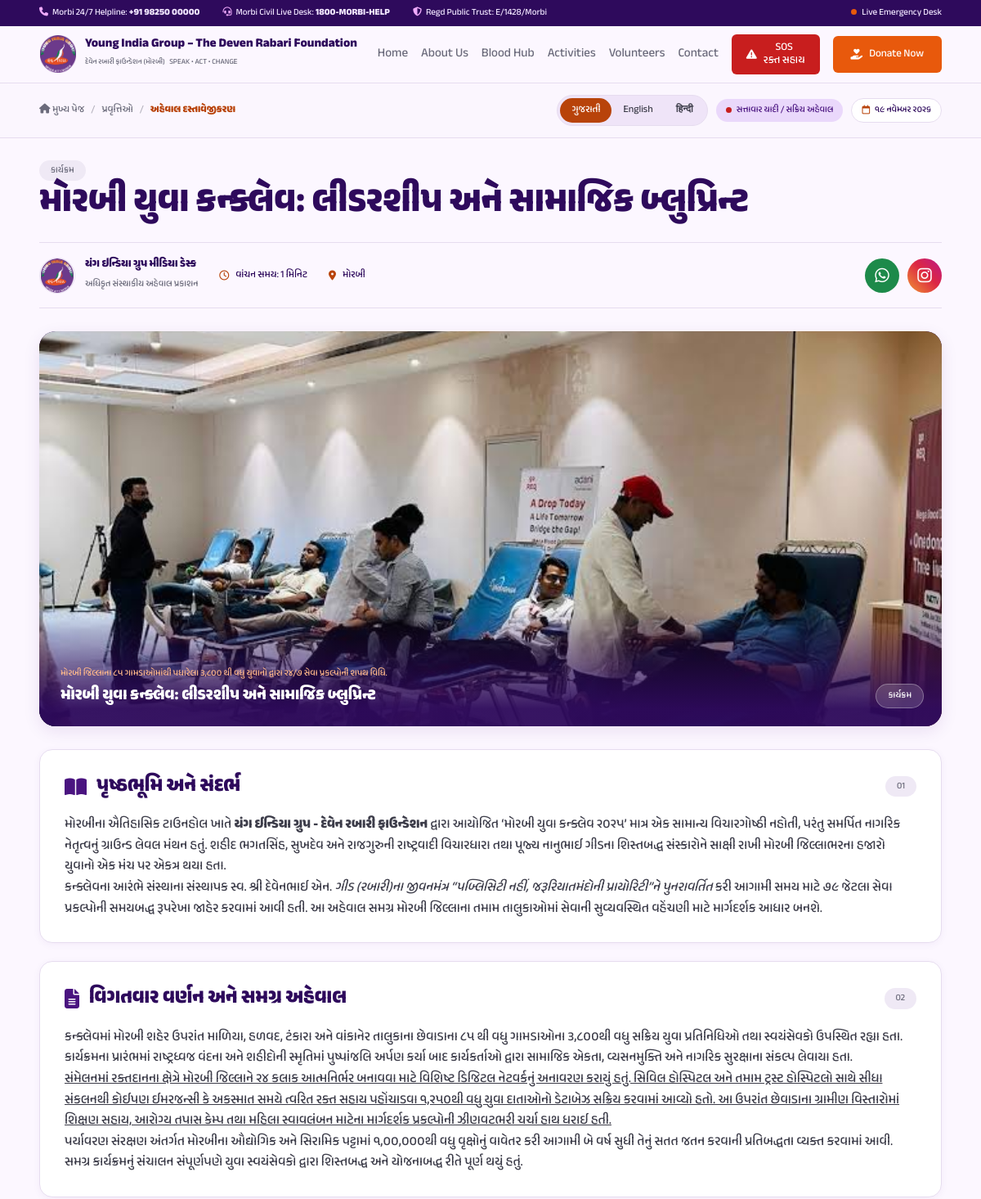
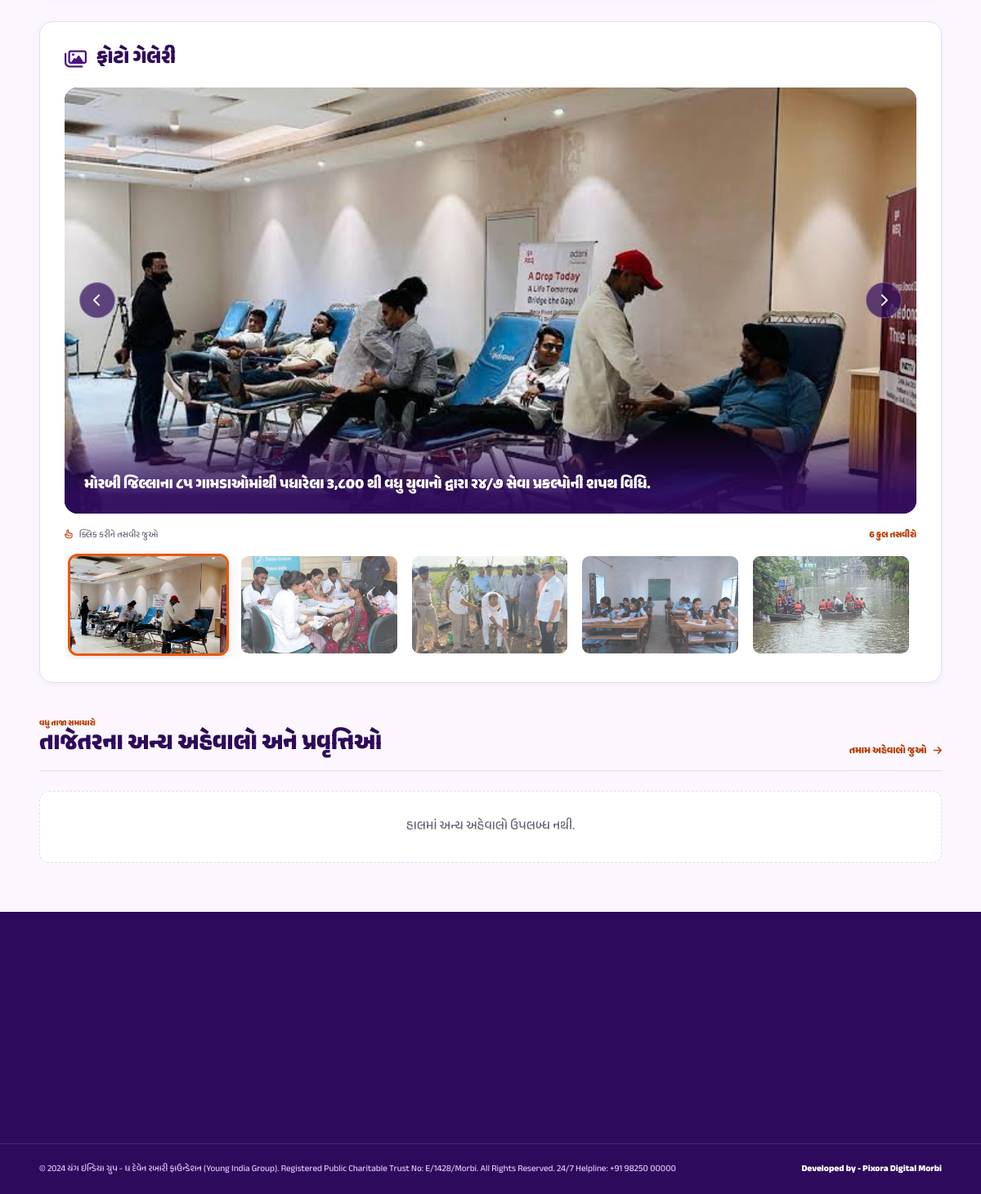
Screenshot of /activity/template.php?id=1 with the database file from the repository (2 pictures, top to bottom).
### tables this page shows
CREATE TABLE `activities` (
  `id` int UNSIGNED NOT NULL,
  `title` varchar(200) NOT NULL,
  `category` enum('Event','Donation & Charity','Blood Drive','Medical Camp','Education','Environment','Awareness') NOT NULL,
  `area` varchar(60) NOT NULL COMMENT 'Area / Taluka',
  `activity_date` date NOT NULL,
  `status` enum('Published','Draft','Unpublished') NOT NULL DEFAULT 'Draft',
  `featured_image` varchar(255) DEFAULT NULL,
  `description` mediumtext NOT NULL COMMENT 'HTML from the rich text editor. Clean it on the server before saving.',
  `created_by` int UNSIGNED DEFAULT NULL,
  `created_at` timestamp NOT NULL DEFAULT CURRENT_TIMESTAMP,
  `updated_at` timestamp NOT NULL DEFAULT CURRENT_TIMESTAMP ON UPDATE CURRENT_TIMESTAMP
);

CREATE TABLE `activity_translations` (
  `id` int UNSIGNED NOT NULL,
  `activity_id` int UNSIGNED NOT NULL,
  `language` enum('gu','en','hi') NOT NULL,
  `title` varchar(200) NOT NULL,
  `short_description` text,
  `context_background` mediumtext,
  `description` mediumtext NOT NULL,
  `image_caption` varchar(255) DEFAULT NULL,
  `created_at` timestamp NOT NULL DEFAULT CURRENT_TIMESTAMP,
  `updated_at` timestamp NOT NULL DEFAULT CURRENT_TIMESTAMP ON UPDATE CURRENT_TIMESTAMP
);

### activity/template.php (the view, shortened to what the rows shown need)
<?php
$pdo = db();
function detailEscape($value): string
{
    return htmlspecialchars(
        (string) ($value ?? ''),
        ENT_QUOTES | ENT_SUBSTITUTE,
        'UTF-8'
    );
}
function detailAssetUrl(?string $path): string
{
    $path = trim((string) $path);
    return '../' . ltrim($path, '/');
}
function detailCategoryGujarati(string $category): string
{
    return match ($category) {
        'Event' => 'કાર્યક્રમ',
        'Donation & Charity' => 'દાન અને સેવાકાર્ય',
        'Blood Drive' => 'રક્તદાન શિબિર',
        'Medical Camp' => 'આરોગ્ય શિબિર',
        'Education' => 'શિક્ષણ',
        'Environment' => 'પર્યાવરણ',
        'Awareness' => 'જાગૃતિ',
        default => 'સમુદાય સેવા',
    };
}
function detailCategoryLabel(string $category, string $language): string
{
    if ($language === 'gu') {
        return detailCategoryGujarati($category);
    }
    $labels = [
        'en' => [
            'Event' => 'Event',
            'Donation & Charity' => 'Donation & Charity',
            'Blood Drive' => 'Blood Drive',
            'Medical Camp' => 'Medical Camp',
            'Education' => 'Education',
            'Environment' => 'Environment',
            'Awareness' => 'Awareness',
        ],
        'hi' => [
            'Event' => 'कार्यक्रम',
            'Donation & Charity' => 'दान और सेवा',
            'Blood Drive' => 'रक्तदान शिविर',
            'Medical Camp' => 'चिकित्सा शिविर',
            'Education' => 'शिक्षा',
            'Environment' => 'पर्यावरण',
            'Awareness' => 'जागरूकता',
        ],
    ];
    return $labels[$language][$category] ?? $category;
}
function detailAreaLabel(string $area, string $language): string
{
    $areaKey = strtolower(trim($area));
    $labels = [
        'morbi' => ['gu' => 'મોરબી', 'en' => 'Morbi', 'hi' => 'मोरबी'],
        'shanala' => ['gu' => 'શનાળા', 'en' => 'Shanala', 'hi' => 'शनाला'],
        'wankaner' => ['gu' => 'વાંકાનેર', 'en' => 'Wankaner', 'hi' => 'वांकानेर'],
        'maliya' => ['gu' => 'માળિયા', 'en' => 'Maliya', 'hi' => 'मालिया'],
        'tankara' => ['gu' => 'ટંકારા', 'en' => 'Tankara', 'hi' => 'टंकारा'],
        'halvad' => ['gu' => 'હળવદ', 'en' => 'Halvad', 'hi' => 'हलवद'],
    ];
    foreach ($labels as $key => $translations) {
        if (str_contains($areaKey, $key)) {
            return $translations[$language] ?? $area;
        }
    }
    return $area;
}
function detailDate(string $date, string $language): string
{
    try {
        $dateObject = new DateTimeImmutable($date);
    } catch (Throwable $e) {
        return $date;
    }
    $monthNames = [
        'gu' => [
            1 => 'જાન્યુઆરી', 2 => 'ફેબ્રુઆરી', 3 => 'માર્ચ',
            4 => 'એપ્રિલ', 5 => 'મે', 6 => 'જૂન',
            7 => 'જુલાઈ', 8 => 'ઓગસ્ટ', 9 => 'સપ્ટેમ્બર',
            10 => 'ઓક્ટોબર', 11 => 'નવેમ્બર', 12 => 'ડિસેમ્બર',
        ],
        'en' => [
            1 => 'January', 2 => 'February', 3 => 'March',
            4 => 'April', 5 => 'May', 6 => 'June',
            7 => 'July', 8 => 'August', 9 => 'September',
            10 => 'October', 11 => 'November', 12 => 'December',
        ],
        'hi' => [
            1 => 'जनवरी', 2 => 'फ़रवरी', 3 => 'मार्च',
            4 => 'अप्रैल', 5 => 'मई', 6 => 'जून',
            7 => 'जुलाई', 8 => 'अगस्त', 9 => 'सितंबर',
            10 => 'अक्टूबर', 11 => 'नवंबर', 12 => 'दिसंबर',
        ],
    ];
    $dateText = $dateObject->format('j') . ' '
        . ($monthNames[$language][(int) $dateObject->format('n')] ?? '')
        . ' ' . $dateObject->format('Y');
    if ($language === 'gu') {
        return strtr($dateText, [
            '0' => '૦', '1' => '૧', '2' => '૨', '3' => '૩', '4' => '૪',
            '5' => '૫', '6' => '૬', '7' => '૭', '8' => '૮', '9' => '૯',
        ]);
    }
    return $dateText;
}
function detailSafeHtml(string $html): string
{
    $allowedTags = [
        'p', 'br', 'strong', 'b', 'em', 'i', 'u', 'ul', 'ol', 'li',
        'h2', 'h3', 'h4', 'blockquote', 'a', 'hr',
    ];
    $document = new DOMDocument('1.0', 'UTF-8');
    $previousSetting = libxml_use_internal_errors(true);
    $document->loadHTML(
        '<?xml encoding="UTF-8"><div id="detail-content">' . $html . '</div>',
        LIBXML_HTML_NOIMPLIED | LIBXML_HTML_NODEFDTD
    );
    $root = $document->getElementById('detail-content');
    $renderNode = static function (DOMNode $node) use (&$renderNode, $allowedTags): string {
        if ($node instanceof DOMText) {
            return htmlspecialchars(
                $node->nodeValue ?? '',
                ENT_QUOTES | ENT_SUBSTITUTE,
                'UTF-8'
            );
        }
        if (!$node instanceof DOMElement) {
            $output = '';
            foreach ($node->childNodes as $child) {
                $output .= $renderNode($child);
            }
            return $output;
        }
        $tag = strtolower($node->tagName);
        if (!in_array($tag, $allowedTags, true)) {
            $output = '';
            foreach ($node->childNodes as $child) {
                $output .= $renderNode($child);
            }
            return $output;
        }
        $attributes = '';
        if ($tag === 'a') {
            $href = trim($node->getAttribute('href'));
            $scheme = strtolower((string) parse_url($href, PHP_URL_SCHEME));
            if (
                $href !== ''
                && (
                    $scheme === ''
                    || in_array($scheme, ['http', 'https', 'mailto'], true)
                )
            ) {
                $attributes = ' href="' . htmlspecialchars(
                    $href,
                    ENT_QUOTES | ENT_SUBSTITUTE,
                    'UTF-8'
                ) . '" rel="noopener noreferrer"';
            }
        }
        if ($tag === 'br' || $tag === 'hr') {
            return '<' . $tag . '>';
        }
        $content = '';
        foreach ($node->childNodes as $child) {
            $content .= $renderNode($child);
        }
        return '<' . $tag . $attributes . '>' . $content . '</' . $tag . '>';
    };
    $output = '';
    foreach ($root->childNodes as $child) {
        $output .= $renderNode($child);
    }
    return $output;
}
function detailPlainText(string $html): string
{
    $text = html_entity_decode(
        strip_tags($html),
        ENT_QUOTES | ENT_HTML5,
        'UTF-8'
    );
    return trim(preg_replace('/\s+/u', ' ', $text) ?? $text);
}
function detailTranslationValue(array $translation, string $key): string
{
    return trim((string) ($translation[$key] ?? ''));
}
$activityId = filter_var(
    $_GET['id'] ?? null,
    FILTER_VALIDATE_INT,
    ['options' => ['min_range' => 1]]
);
$requestedLanguage = strtolower(trim((string) ($_GET['lang'] ?? 'gu')));
try {
    $activityStmt = $pdo->prepare(
        "SELECT
            id,
            title,
            category,
            area,
            activity_date,
            featured_image,
            status
         FROM activities
         WHERE id = :id
           AND status = 'Published'
         LIMIT 1"
    );
    $activityStmt->execute([':id' => $activityId]);
    $activity = $activityStmt->fetch(PDO::FETCH_ASSOC);
    $translationStmt = $pdo->prepare(
        "SELECT
            language,
            title,
            short_description,
            context_background,
            description,
            image_caption
         FROM activity_translations
         WHERE activity_id = :activity_id"
    );
    $translationStmt->execute([':activity_id' => $activityId]);
    $translations = [];
    foreach ($translationStmt->fetchAll(PDO::FETCH_ASSOC) as $translation) {
        $translations[$translation['language']] = $translation;
    }
    if (isset($translations[$requestedLanguage])) {
        $activeLanguage = $requestedLanguage;
    } elseif (isset($translations['gu'])) {
        $activeLanguage = 'gu';
    } else {
        $activeLanguage = (string) array_key_first($translations);
    }
    $translation = $translations[$activeLanguage];
    $galleryStmt = $pdo->prepare(
        "SELECT image_path
         FROM activity_gallery_images
         WHERE activity_id = :activity_id
         ORDER BY sort_order ASC, id ASC"
    );
    $galleryStmt->execute([':activity_id' => $activityId]);
    $galleryImages = $galleryStmt->fetchAll(PDO::FETCH_COLUMN);
} catch (Throwable $e) {
    error_log('Activity detail page error: ' . $e->getMessage());
    http_response_code(500);
    exit('Unable to load this activity right now.');
}
$title = detailTranslationValue($translation, 'title');
$contextHtml = detailTranslationValue($translation, 'context_background');
$descriptionHtml = detailTranslationValue($translation, 'description');
$imageCaption = detailTranslationValue($translation, 'image_caption');
$coverImage = detailAssetUrl(
    (string) ($activity['featured_image'] ?? '')
);
$languageNames = [
    'gu' => 'ગુજરાતી',
    'en' => 'English',
    'hi' => 'हिन्दी',
];
$labels = $labelText[$activeLanguage] ?? $labelText['gu'];
$contextContent = $contextHtml !== ''
    ? detailSafeHtml($contextHtml)
    : '<p>' . detailEscape($labels['no_context']) . '</p>';
$descriptionContent = $descriptionHtml !== ''
    ? detailSafeHtml($descriptionHtml)
    : '<p>' . detailEscape($labels['no_description']) . '</p>';
$plainDescription = detailPlainText($descriptionHtml);
$wordCount = str_word_count($plainDescription);
$readMinutes = max(1, (int) ceil($wordCount / 180));
$scheme = (
    (!empty($_SERVER['HTTPS']) && $_SERVER['HTTPS'] !== 'off')
    || (($_SERVER['HTTP_X_FORWARDED_PROTO'] ?? '') === 'https')
) ? 'https' : 'http';
$host = (string) ($_SERVER['HTTP_HOST'] ?? '');
$currentUrl = $scheme . '://' . $host
    . strtok((string) ($_SERVER['REQUEST_URI'] ?? '/activity/template.php'), '?')
    . '?id=' . (int) $activityId
    . '&lang=' . rawurlencode($activeLanguage);
$shareText = $title . ' — ' . $currentUrl;
$whatsappUrl = 'https://wa.me/?text=' . rawurlencode($shareText);
?>
<!DOCTYPE html>
<html lang="<?= detailEscape($activeLanguage) ?>" data-lang="<?= detailEscape($activeLanguage) ?>">
<head>
  <link rel="stylesheet" href="https://cdnjs.cloudflare.com/ajax/libs/font-awesome/6.5.2/css/all.min.css">
  <link rel="stylesheet" href="../assets/css/style.css">
  <link rel="stylesheet" href="css/activity-detail.css">
</head>
<body>
<main class="actd">
  <div class="actd-bar">
    <div class="container actd-bar__inner">
      <div class="actd-bar__right">
        <div class="actd-langs" role="group" aria-label="Language">
          <?php foreach ($languageNames as $languageCode => $languageName): ?>
            <a
              class="actd-lang <?= $activeLanguage === $languageCode ? 'is-active' : '' ?>"
              href="template.php?id=<?= (int) $activityId ?>&amp;lang=<?= detailEscape($languageCode) ?>"
              lang="<?= detailEscape($languageCode) ?>"
              <?= $activeLanguage === $languageCode ? 'aria-current="page"' : '' ?>
            ><?= detailEscape($languageName) ?></a>
          <?php endforeach; ?>
        </div>
        <span class="actd-status">
          <i></i> <?= detailEscape($labels['official']) ?>
        </span>
        <span class="actd-meta-chip">
          <i class="fa-regular fa-calendar"></i>
          <?= detailEscape(detailDate((string) $activity['activity_date'], $activeLanguage)) ?>
        </span>
      </div>
    </div>
  </div>
  <header class="container actd-head">
    <span class="actd-tag"><?= detailEscape(detailCategoryLabel((string) $activity['category'], $activeLanguage)) ?></span>
    <h1 class="actd-title"><?= detailEscape($title) ?></h1>
    <div class="actd-byline">
      <div class="actd-author">
        <img src="../assets/logo.png" alt="" width="44" height="44">
        <div>
        </div>
      </div>
      <span class="actd-info">
        <i class="fa-regular fa-clock"></i>
        <?= detailEscape($labels['read_time']) ?>: <?= (int) $readMinutes ?> <?= detailEscape($labels['minutes']) ?>
      </span>
      <span class="actd-info">
        <i class="fa-solid fa-location-dot"></i>
        <?= detailEscape(detailAreaLabel((string) $activity['area'], $activeLanguage)) ?>
      </span>
      <div class="actd-share">
        <a
          class="actd-share__btn actd-share__btn--wa"
          id="shareWhatsapp"
          href="<?= detailEscape($whatsappUrl) ?>"
          target="_blank"
          rel="noopener noreferrer"
          aria-label="Share on WhatsApp"
          title="WhatsApp"
        ><i class="fa-brands fa-whatsapp"></i></a>
        <button
          type="button"
          class="actd-share__btn actd-share__btn--ig"
          id="shareInstagram"
          aria-label="Copy link to share on Instagram"
          title="Copy link for Instagram"
          data-copy-success="<?= detailEscape($labels['copy_success']) ?>"
          data-copy-error="<?= detailEscape($labels['copy_error']) ?>"
          data-share-url="<?= detailEscape($currentUrl) ?>"
        ><i class="fa-brands fa-instagram"></i></button>
      </div>
    </div>
  </header>
  <section class="container">
    <figure class="actd-cover">
      <img src="<?= detailEscape($coverImage) ?>" alt="<?= detailEscape($title) ?>">
      <figcaption>
        <?php if ($imageCaption !== ''): ?>
          <small><?= detailEscape($imageCaption) ?></small>
        <?php endif; ?>
        <strong><?= detailEscape($title) ?></strong>
      </figcaption>
      <span class="actd-cover__credit"><?= detailEscape(detailCategoryLabel((string) $activity['category'], $activeLanguage)) ?></span>
    </figure>
  </section>
  <div class="container actd-article">
    <section class="actd-card">
      <div class="actd-card__head">
        <h2><i class="fa-solid fa-book-open"></i> <?= detailEscape($labels['context']) ?></h2>
        <span class="actd-tag">01</span>
      </div>
      <div class="actd-prose" lang="<?= detailEscape($activeLanguage) ?>">
        <?= $contextContent ?>
      </div>
    </section>
    <section class="actd-card">
      <div class="actd-card__head">
        <h2><i class="fa-solid fa-file-lines"></i> <?= detailEscape($labels['description']) ?></h2>
        <span class="actd-tag">02</span>
      </div>
      <div class="actd-prose" lang="<?= detailEscape($activeLanguage) ?>">
        <?= $descriptionContent ?>
      </div>
    </section>
  </div>
  <?php if ($galleryImages): ?>
    <section class="container">
      <div
        class="actd-card actd-gallery"
        id="actdGallery"
        data-photo-label="<?= detailEscape($labels['photo']) ?>"
      >
        <div class="actd-card__head">
          <h2><i class="fa-regular fa-images"></i> <?= detailEscape($labels['gallery']) ?></h2>
        </div>
      </div>
    </section>
  <?php endif; ?>
  <section class="container actd-related" id="actdRelated">
    <div class="actd-related__head">
      <div>
        <h2><?= detailEscape($labels['related']) ?></h2>
      </div>
    </div>
  </section>
</main>
</body>
</html>

### rows the page displays
activities: activity_date "૧૯ નવેમ્બર ૨૦૨૬", category "કાર્યક્રમ", area "મોરબી", featured_image (picture)
activity_translations: title "મોરબી યુવા કન્ક્લેવ: લીડરશીપ અને સામાજિક બ્લુપ્રિન્ટ", description "1", image_caption "મોરબી જિલ્લાના ૮૫ ગામડાઓમાંથી પધારેલા ૩,૮૦૦ થી વધુ યુવાનો દ્વારા ૨૪/૭ સેવા પ્રકલ્પોની શપથ વિધિ.", context_background "મોરબીના ઐતિહાસિક ટાઉનહોલ ખાતે યંગ ઈન્ડિયા ગ્રુપ - દેવેન રબારી ફાઉન્ડેશન દ્વારા આયોજિત ‘મોરબી યુવા કન્ક્લેવ ૨૦૨૫’ માત્ર એક સામાન્ય વિચારગોષ્ઠી નહોતી, પરંતુ સમર્પિત નાગરિક નેતૃત્વનું ગ્રાઉન્ડ લેવલ મંથન હતું. શહીદ ભગતસિંહ, સુખદેવ અને રાજગુરુની રાષ્ટ્રવાદી વિચારધારા તથા પૂજ્ય નાનુભાઈ ગીડના શિસ્તબદ્ધ સંસ્કારોને સાક્ષી રાખી મોરબી જિલ્લાભરના હજારો યુવાનો એક મંચ પર એકત્ર થયા હતા. કન્ક્લેવના આરંભે સંસ્થાના સંસ્થાપક સ્વ. શ્રી દેવેનભાઈ એન. ગીડ (રબારી)ના જીવનમંત્ર “પબ્લિસિટી નહીં, જરૂરિયાતમંદોની પ્રાયોરિટી”ને પુનરાવર્તિત કરી આગામી સમય માટે ૭૯ જેટલા સેવા પ્રકલ્પોની સમયબદ્ધ રૂપરેખા જાહેર કરવામાં આવી હતી. આ અહેવાલ સમગ્ર મોરબી જિલ્લાના તમામ તાલુકાઓમાં સેવાની સુવ્યવસ્થિત વહેંચણી માટે માર્ગદર્શક આધાર બનશે.", description "કન્ક્લેવમાં મોરબી શહેર ઉપરાંત માળિયા, હળવદ, ટંકારા અને વાંકાનેર તાલુકાના છેવાડાના ૮૫ થી વધુ ગામડાઓના ૩,૮૦૦થી વધુ સક્રિય યુવા પ્રતિનિધિઓ તથા સ્વયંસેવકો ઉપસ્થિત રહ્યા હતા. કાર્યક્રમના પ્રારંભમાં રાષ્ટ્રધ્વજ વંદના અને શહીદોની સ્મૃતિમાં પુષ્પાંજલિ અર્પણ કર્યા બાદ કાર્યકર્તાઓ દ્વારા સામાજિક એકતા, વ્યસનમુક્તિ અને નાગરિક સુરક્ષાના સંકલ્પ લેવાયા હતા. સંમેલનમાં રક્તદાનના ક્ષેત્રે મોરબી જિલ્લાને ૨૪ કલાક આત્મનિર્ભર બનાવવા માટે વિશિષ્ટ ડિજિટલ નેટવર્કનું અનાવરણ કરાયું હતું. સિવિલ હોસ્પિટલ અને તમામ ટ્રસ્ટ હોસ્પિટલો સાથે સીધા સંકલનથી કોઈપણ ઈમરજન્સી કે અકસ્માત સમયે ત્વરિત રક્ત સહાય પહોંચાડવા ૧,૨૫૦થી વધુ યુવા દાતાઓનો ડેટાબેઝ સક્રિય કરવામાં આવ્યો હતો. આ ઉપરાંત છેવાડાના ગ્રામીણ વિસ્તારોમાં શિક્ષણ સહાય, આરોગ્ય…"

### other values shown
detailEscape($labels['home']) "મુખ્ય પેજ"
detailEscape($labels['activities']) "પ્રવૃત્તિઓ"
detailEscape($labels['report']) "અહેવાલ દસ્તાવેજીકરણ"
detailEscape($languageName) "ગુજરાતી"
detailEscape($languageName) "English"
detailEscape($languageName) "हिन्दी"
detailEscape($labels['official']) "સત્તાવાર યાદી / સક્રિય અહેવાલ"
detailEscape($labels['byline']) "યંગ ઇન્ડિયા ગ્રુપ મીડિયા ડેસ્ક"
detailEscape($labels['byline_sub']) "અધિકૃત સંસ્થાકીય અહેવાલ પ્રકાશન"
detailEscape($labels['read_time']) "વાંચન સમય"
detailEscape($labels['minutes']) "મિનિટ"
detailEscape($labels['context']) "પૃષ્ઠભૂમિ અને સંદર્ભ"
detailEscape($labels['description']) "વિગતવાર વર્ણન અને સમગ્ર અહેવાલ"
detailEscape($labels['gallery']) "ફોટો ગેલેરી"
detailEscape($labels['click_photo']) "ક્લિક કરીને તસવીર જુઓ"
